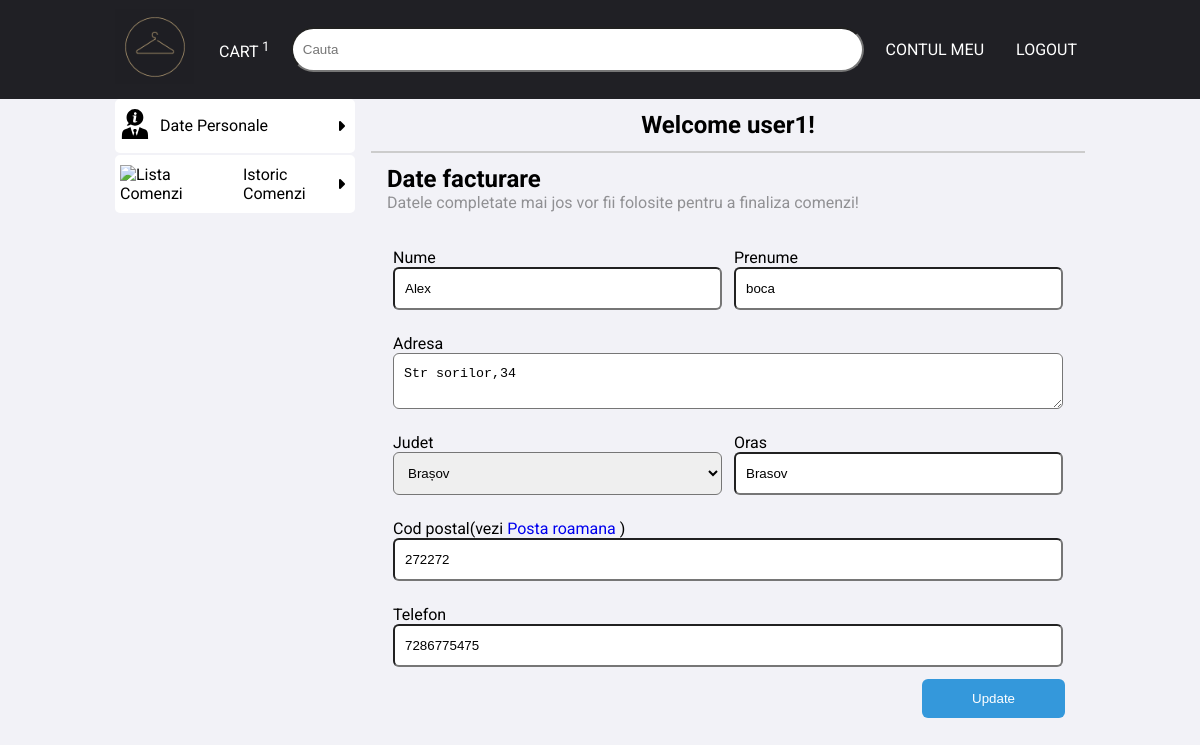
Before: /account.php (signed in) with the older database file.
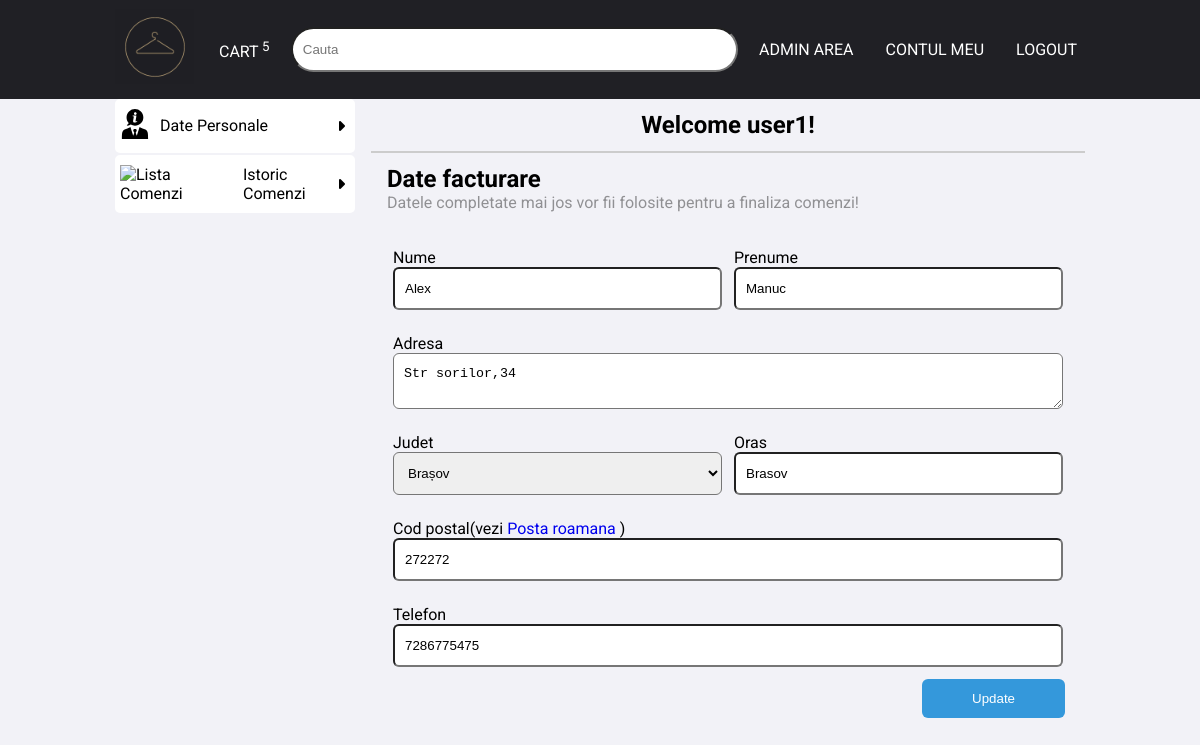
After: the same page with the newer database file.
### tables this page shows
CREATE TABLE IF NOT EXISTS `utilizatori` (
  `ID` int NOT NULL AUTO_INCREMENT,
  `username` varchar(32) NOT NULL,
  `password` varchar(64) NOT NULL,
  `email` varchar(100) NOT NULL,
  `nume` varchar(32) NOT NULL,
  `prenume` varchar(32) NOT NULL,
  `telefon` varchar(10) NOT NULL,
  `adresa` varchar(255) NOT NULL,
  `cod_judet` int NOT NULL,
  `Oras` varchar(32) NOT NULL,
  `zipcode` varchar(16) NOT NULL,
  `tip` enum('0','1') NOT NULL COMMENT 'user(0),admin(1)',
  PRIMARY KEY (`ID`),
  KEY `cod_judet` (`cod_judet`)
);

CREATE TABLE IF NOT EXISTS `judete` (
  `ID` int NOT NULL AUTO_INCREMENT,
  `denumire` varchar(16) NOT NULL,
  PRIMARY KEY (`ID`)
);

### account.php (the view, shortened to what the changed rows need)
<?php
include("includes/connect.php");
if (isset($_SESSION['user_logged_in'])) {
  $user_id = $_SESSION['user_id'];
}
$user_data_query = mysqli_query($con, "SELECT * FROM utilizatori WHERE ID=$user_id");
$user_data = mysqli_fetch_assoc($user_data_query);
?>
<!DOCTYPE html>
<html lang="en">
<head>
  <link rel="stylesheet" href="css/style.css">
</head>
<body>
  <?php include("includes/header.php") ?>
  <section class="margin-top">
    <div class="container flex-content">
      <div class="account-detail">
        <h1>Welcome <?= $user_data['username'] ?>!</h1>
        <div class="large-columns">
          <div class="fact-info">
            <h2>Date facturare</h2>
          </div>
          <form action="" method="post">
            <div class="form-row">
              <div class="form-col half">
                <label for="nume">Nume</label>
                <input type="text" value="<?= $user_data['nume'] ?>" name="nume" id="nume">
              </div>
              <div class="form-col half">
                <label for="prenume">Prenume</label>
                <input type="text" value="<?= $user_data['prenume'] ?>" name="prenume" id="prenume">
              </div>
            </div>
            <div class="form-row">
              <div class="form-col">
                <label for="adresa">Adresa</label>
                <textarea name="adresa" id="adresa"><?= $user_data['adresa'] ?></textarea>
              </div>
            </div>
            <div class="form-row">
              <div class="form-col half">
                <label for="judet">Judet</label>
                <select name="judet" id="judet">
                  <?php
                  $cod_judet = $user_data['cod_judet'];
                  $jud_q = mysqli_query($con, "SELECT * FROM judete");
                  while ($row_j = mysqli_fetch_assoc($jud_q)) {
                  ?>
                    <option value="<?= $row_j['ID'] ?>" <?php echo ($cod_judet == $row_j['ID']) ? "selected" : "" ?>><?= $row_j['denumire'] ?></option>
                  <?php
                  }
                  ?>
                </select>
              </div>
              <div class="form-col half">
                <label for="oras">Oras</label>
                <input type="text" value="<?= $user_data['Oras'] ?>" name="oras" id="oras">
              </div>
            </div>
            <div class="form-row">
              <div class="form-col">
                <label for="zipcode">Cod postal(vezi <a href="https://www.posta-romana.ro/cauta-cod-postal.html" target="_blank" rel="noopener noreferrer">Posta roamana</a> )</label>
                <input type="text" value="<?= $user_data['zipcode'] ?>" name="zipcode" id="zipcode">
              </div>
            </div>
            <div class="form-row">
              <div class="form-col">
                <label for="telefon">Telefon</label>
                <input type="text" value="<?= $user_data['telefon'] ?>" name="telefon" id="telefon">
              </div>
            </div>
          </form>
        </div>
      </div>
    </div>
  </section>
</body>
</html>

### includes/header.php (shortened to what the changed rows need)
<header class="header-large">
  <div class="container">
    <nav class="nav-large d-flex">
      <ul class="d-flex">
        <li><a href="cart.php" class="nav-button">Cart<sup>
              <?php
              if (isset($_SESSION['user_logged_in'])) {
                $cart_query = mysqli_query($con, "SELECT * FROM `cos` WHERE user_id = $user_id") or die('query failed');
                if (mysqli_num_rows($cart_query) > 0) {
                  $prod_cnt = 0;
                  while ($row_cnt = mysqli_fetch_assoc($cart_query)) {
                    $prod_cnt += $row_cnt['quantity'];
                  }
                  echo $prod_cnt;
                }
              }
              ?></sup></a></li>
      </ul>
      <ul class="d-flex">
        <?php if (isset($_SESSION['user_logged_in'])) : ?>
          <?php if (isset($_SESSION['admin'])) echo  "<li><a href='admin_area/index.php' class='nav-button'>Admin Area</a></li>" ?>
        <?php else : ?>
          <li><a href="register.php" class="nav-button">Register</a></li>
          <li><a href="login.php" class="nav-button">Log in</a></li>
        <?php endif; ?>
      </ul>
    </nav>
  </div>
</header>

Changed rows visible on the page:
changed utilizatori "user1": prenume "boca" → "Manuc"
Other visible differences:
$prod_cnt: "1" → "5"
text now shown: "ADMIN AREA"
